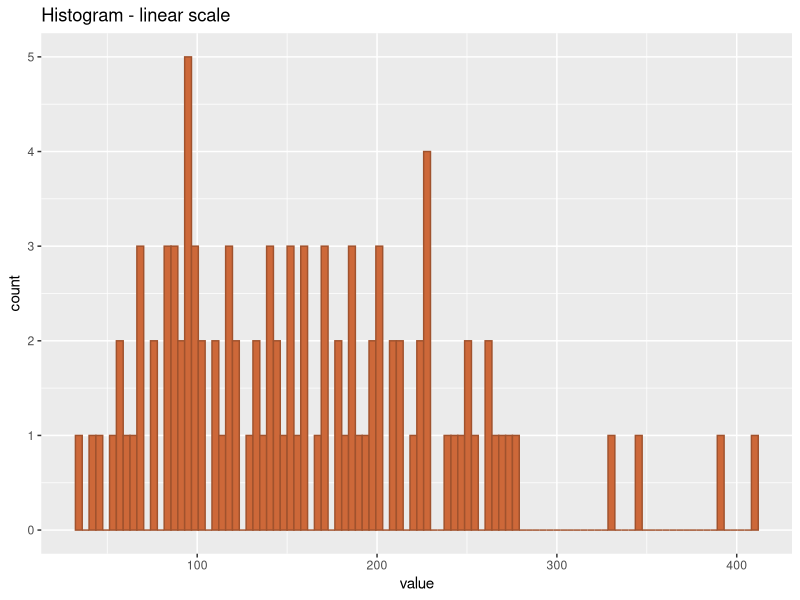
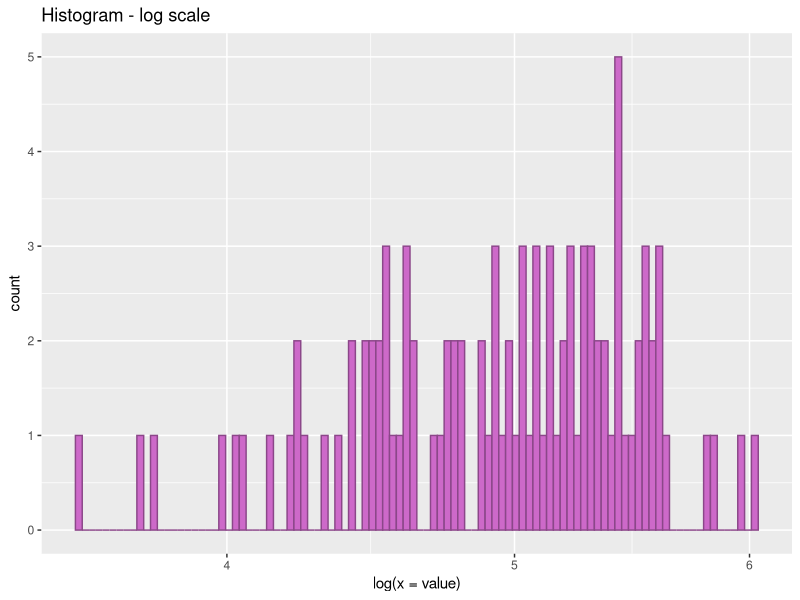
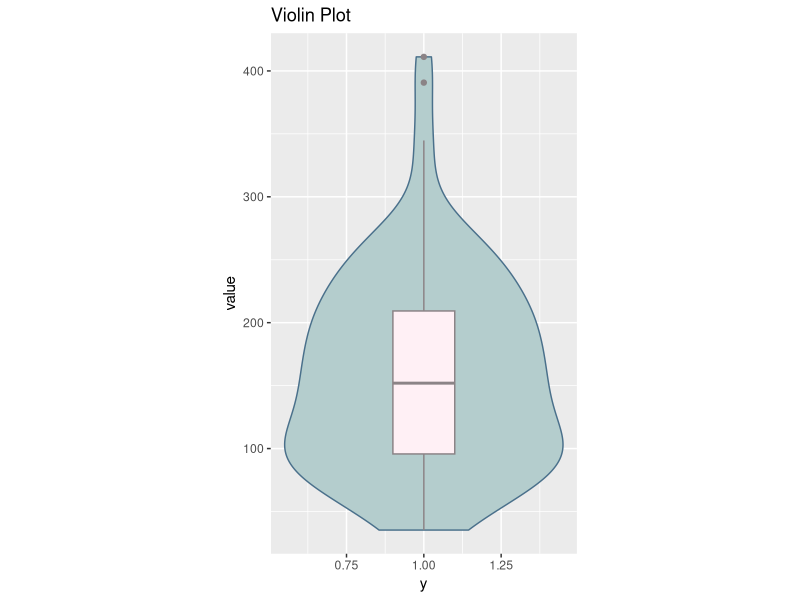

Recreate these plots in R, in order.
install.packages("ggplot2")
library(ggplot2)

a <- rlnorm(n = 100, meanlog = 5, sdlog = 0.5)

data=data.frame(value=a)

hg <- ggplot(data, aes(x=value)) +
  geom_histogram(bins = 100, fill = 'sienna3', color = 'sienna') +
  ggtitle("Histogram - linear scale")
hg

lg <- ggplot(data, aes(log(x=value))) +
  geom_histogram(bins = 100, fill = 'orchid3', color = 'orchid4') +
  scale_x_log10() +
  ggtitle("Histogram - log scale")
lg 

vp <- ggplot(data, aes(x = value, y = 1)) +
  geom_violin(fill = "lightcyan3", color = "skyblue4") +
  geom_boxplot(width = 0.2, fill = "lavenderblush1", color = "lavenderblush4") +
  labs() +
  coord_flip() +
  ggtitle("Violin Plot") +
  theme(aspect.ratio = 1.7)
vp

